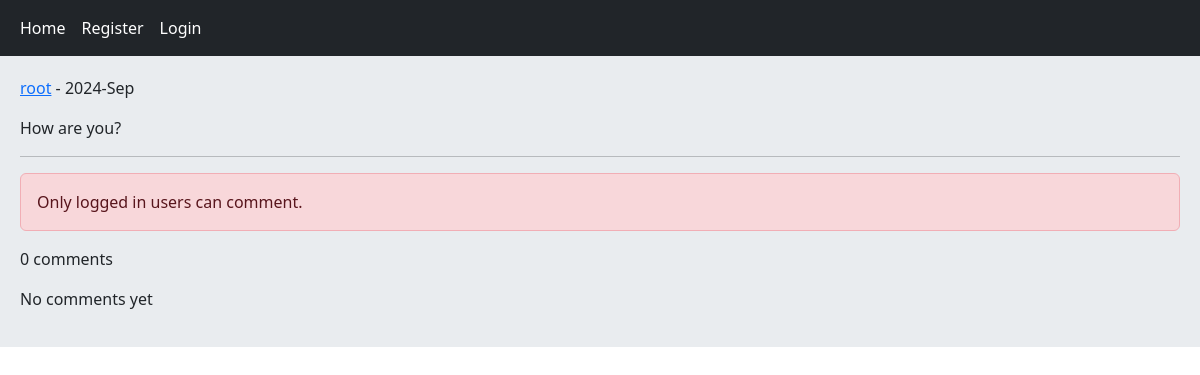
Before: /post/1/how-are-you/ with the older database file.
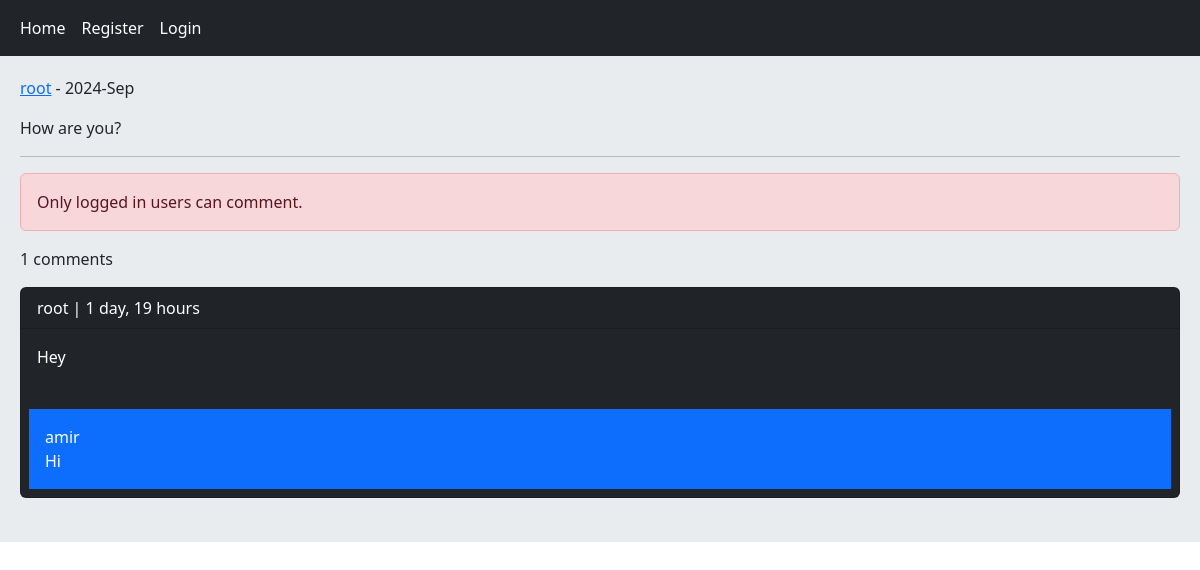
After: the same page with the newer database file.
### home/models.py (models this page shows, shortened)
class Comment(models.Model):
    user = models.ForeignKey(User, on_delete=models.CASCADE, related_name='ucomments')
    post = models.ForeignKey(Post, on_delete=models.CASCADE, related_name='pcomments')
    reply = models.ForeignKey('self', on_delete=models.CASCADE, related_name='rcomments', blank=True, null=True)
    is_reply = models.BooleanField(default=False)
    body = models.TextField(max_length=400)
    created = models.DateTimeField(auto_now_add=True)

### home/views.py (the view, shortened to what this page needs)
# urls.py: path('post/<int:post_id>/<slug:post_slug>/', views.PostDatailView.as_view(), name='post_detail'),
class PostDatailView(View):
    form_class = CommentCreateForm
    form_class_reply = CommentReplyForm
    def setup(self, request, *args, **kwargs):
        self.post_instance = get_object_or_404(Post, pk=kwargs['post_id'], slug=kwargs['post_slug'])
        return super().setup(request, *args, **kwargs)
    def get(self, request, *args, **kwargs):
        comments = self.post_instance.pcomments.filter(is_reply=False)
        can_like = False
        if request.user.is_authenticated and self.post_instance.user_can_like(request.user):
            can_like = True
        return render(request, 'home/detail.html', {'post':self.post_instance, 'comments':comments, 'form':self.form_class, 'reply_form':self.form_class_reply, 'can_like':can_like})

### home/templates/home/detail.html (shortened to what this page needs)
{% extends 'base.html' %}
{% block content %}
    <p><a href="{% url 'account:user_profile' post.user.id %}">{{ post.user.username }}</a> - {{ post.created|date:"Y-M" }}</p>
    <p>{{ post.body }}</p><hr/>
    {% if request.user.is_authenticated %}
        <form action="" method="post">
            {% csrf_token %}
            {{ form.as_p }}
            <input type="submit" value="Send">
        </form><br/>
        {% else %}
            <p class="alert alert-danger">Only logged in users can comment.</p>
    {% endif %}
    <p>{{ comments.count }} comments</p>
    {% for comment in comments %}
        <div class="card bg-dark text-white">
            <p class="card-header">{{ comment.user }} | {{ comment.created|timesince }}</p>
            <p class="card-body">{{ comment.body }}</p>
            {% with replies=comment.rcomments.all %}
                {% for reply in replies %}
                    <p class="bg-primary p-3 m-2">{{ reply.user }} <br/> {{ reply.body }}</p>
                {% endfor %}
            {% endwith %}
        </div><br/>
    {% empty %}
        <p>No comments yet</p>
    {% endfor %}
{% endblock %}

Changed rows visible on the page:
added Comment: user "root", created "1 day, 19 hours", body "Hey"
added Comment: user "amir", body "Hi", shown under "root"
Other visible differences:
{{ comments.count }}: "0" → "1"
text no longer shown: "No comments yet"
